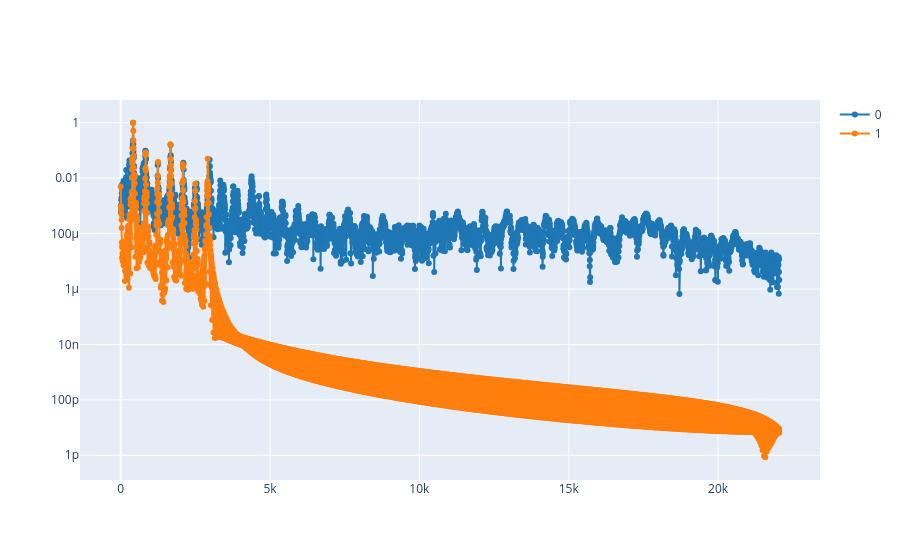

The notebook cell this image was saved under:
### Markdown cell above
2.2. Calculate the spectrogram of the synthesized signal `S_synt`; and compare the spectrums of both signals at the same time using `plot_spectrum_at(ff, tt, [S_ref, S_synt], time)`, where `S_ref`is spectrogram of the reference signal.

**Note:** use the same window length to calculate both spectrograms.

### Code cell
# Write the code here
windows_len = 8192
ff, tt, S_ref = signal.spectrogram(ref, 44100, nperseg=windows_len, noverlap=windows_len/2)
_, _, S_synt = signal.spectrogram(x_total, 44100, nperseg=windows_len, noverlap=windows_len/2)
plot_spectrum_at(ff, tt, [S_ref, S_synt], 0.1)

### Figure 1 — Plotly figure (JSON) as saved in the notebook; plotly's stock layout.template omitted (floating-point values rounded to 4 significant figures; data arrays with more than 128 entries replaced by an {"elided": "..."} marker saying what was removed)
{"data": [{"line": {"color": "#1f77b4", "shape": "linear"}, "mode": "lines+markers", "name": "0", "type": "scatter", "x": {"elided": "4097 float values"}, "y": {"elided": "4097 float values"}}, {"line": {"color": "#ff7f0e", "shape": "linear"}, "mode": "lines+markers", "name": "1", "type": "scatter", "x": {"elided": "4097 float values"}, "y": {"elided": "4097 float values"}}], "layout": {"yaxis": {"type": "log"}}}
